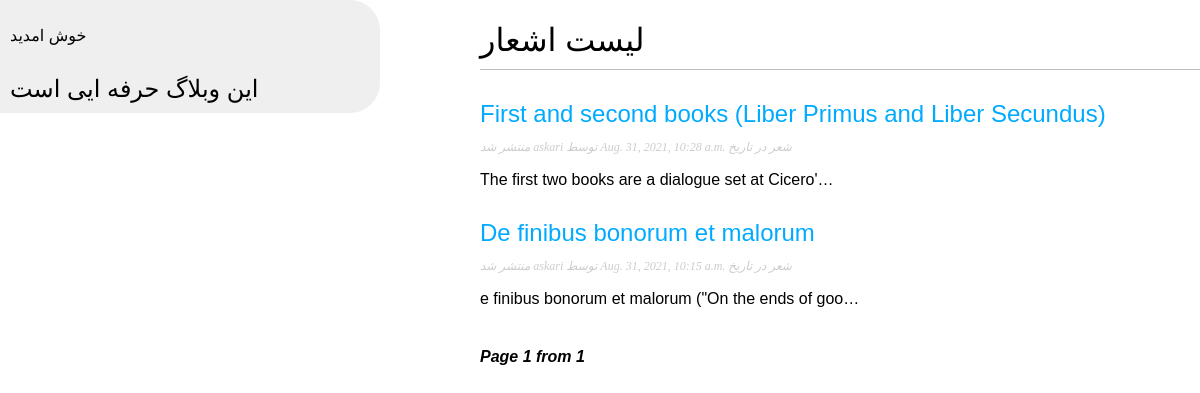
/blog/, run on an earlier commit of the app's database.
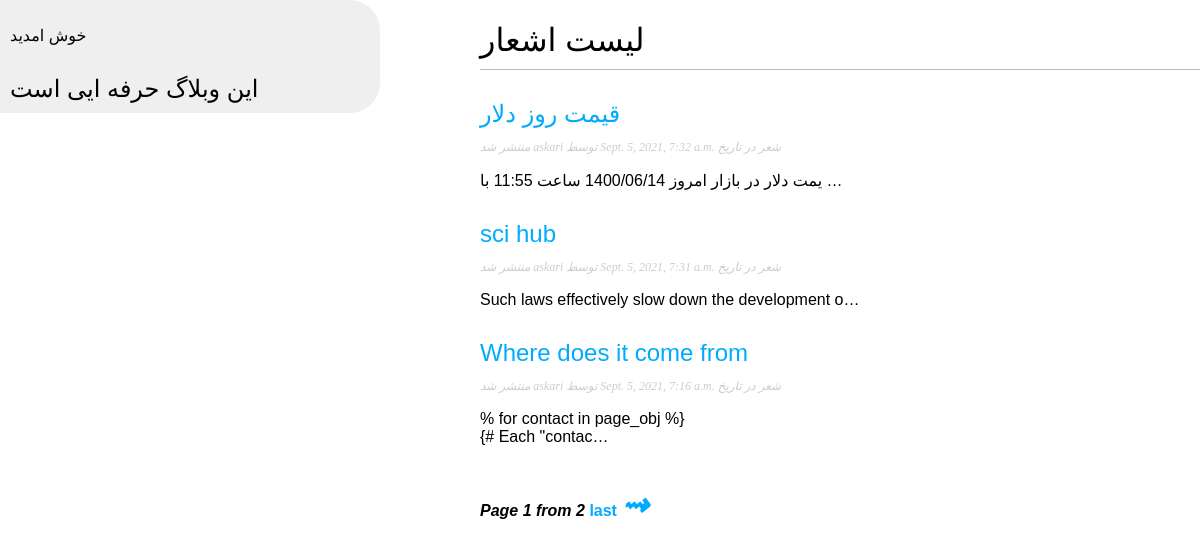
And on a later commit of the database.
### weblog/models.py (models this page shows, shortened)
class Topic(models.Model):
    STATUS_LIST = (('draft', 'ذخیره نشده'), ('published', 'منتشر شده'),)
    title = models.CharField(max_length=250)
    slug = models.CharField(max_length=250, unique_for_date='publish')
    body = models.TextField()
    author = models.ForeignKey(User, on_delete=models.CASCADE, related_name='blog_posts')
    create = models.DateTimeField(auto_now_add=True)
    edit = models.DateTimeField(auto_now=True)
    publish = models.DateTimeField(default=timezone.now)
    status = models.CharField(max_length=10, choices=STATUS_LIST, default='draft')
    objects = models.Manager()
    published = TopicManager()
    class Meta:
        ordering = ('-publish',)
    def get_absolute_url(self):
        return reverse('weblog:post_detail',
                       args=[self.publish.year,
                             self.publish.month, self.publish.day, self.slug])

### weblog/views.py (the view)
# urls.py: path('', views.post_list, name='post_list'),
def post_list(request):
    posts = Topic.published.all()
    paginator = Paginator(posts, 3)
    page_number = request.GET.get('page')
    try:
        post = paginator.page(page_number)
    except PageNotAnInteger:
        post = paginator.page(1)
    except EmptyPage:
        post = paginator.page(paginator.num_pages)
    return render(request, 'weblog/post/post_list.html', {'page_number': page_number, 'post': post})

### weblog/models.py (called while the page is built)
    def get_queryset(self):
        return super(TopicManager, self).get_queryset().filter(status='published')

### weblog/templates/weblog/post/post_list.html (shortened to what this page needs)
{% extends 'weblog/base.html' %}
{% block content %}
    <h1>لیست اشعار</h1>
        {% for pos in post %}
            <h2>
                <a href="{{ pos.get_absolute_url }}">
                    {{ pos.title }}
                </a>
            </h2>
            <p class="date"> منتشر شد {{ pos.author }} توسط {{ pos.publish }} شعر در تاریخ </p>
            {{ pos.body|truncatechars:50| linebreaks }}
        {% endfor %}
    {% include 'weblog/pagination.html' with page_number=post %}
{% endblock %}

### weblog/templates/weblog/base.html (shortened to what this page needs)
{% load static %}
<!DOCTYPE html>
<html lang="en">
<head>
    <link rel="stylesheet" href="{% static 'css/style.css' %}">
</head>
<body>
    <div id="content">
        {% block content %}
        {% endblock %}
    </div>
    <div id="sidebar">
        <p>خوش امدید</p>
        <h2>این وبلاگ حرفه ایی است</h2>
    </div>
</body>
</html>

### weblog/templates/weblog/pagination.html (shortened to what this page needs)
<div class="pagination">
    <i class="current">
      Page {{ page_number.number }} from {{ page_number.paginator.num_pages }}
    </i>
    <span>
        {% if page_number.has_next %}
            <a href="?page={{ page_number.paginator.num_pages }}"> last</a>
            <a href="?page={{ page_number.next_page_number }}"><i style="font-size: xx-large">&#8669;</i></a>
        {% endif %}
    </span>
</div>

### weblog/static/css/style.css (style rules this page uses)
body { margin:0; padding:0; font-family:helvetica, sans-serif; }
a { color:#00abff; text-decoration:none; }
h1 { font-weight:normal; border-bottom:1px solid #bbb; padding:0 0 10px 0; }
h2 { font-weight:normal; margin:30px 0 0; }
#content { float:right; width:60%; padding:0 0 0 30px; }
#sidebar { float:left; width:30%; padding:10px; background:#efefef; height:100%; border-top-right-radius: 30px; border-bottom-right-radius: 30px; }
p.date { color:#ccc; font-family: georgia, serif; font-size: 12px; font-style: italic; }
.pagination { margin:40px 0; font-weight:bold; }

What changed in the data, as far as the page shows it:
no longer on this page (row unchanged): Topic: title "First and second books (Liber Primus and Liber Secundus)", author "askari", publish "Aug. 31, 2021, 10:28 a.m.", body "The first two books are a dialogue set at Cicero'…"
no longer on this page (row unchanged): Topic: title "De finibus bonorum et malorum", author "askari", publish "Aug. 31, 2021, 10:15 a.m.", body "e finibus bonorum et malorum (\"On the ends of goo…"
added Topic: title "قیمت روز دلار", author "askari", publish "Sept. 5, 2021, 7:32 a.m.", body "یمت دلار در بازار امروز 1400/06/14 ساعت 11:55 با …"
added Topic: title "sci hub", author "askari", publish "Sept. 5, 2021, 7:31 a.m.", body "Such laws effectively slow down the development o…"
added Topic: title "Where does it come from", author "askari", publish "Sept. 5, 2021, 7:16 a.m.", body "% for contact in page_obj %} {# Each \"contac…"
Also different on the page:
{{ page_number.paginator.num_pages }}: "1" → "2"
text now shown: "last ⇝"
